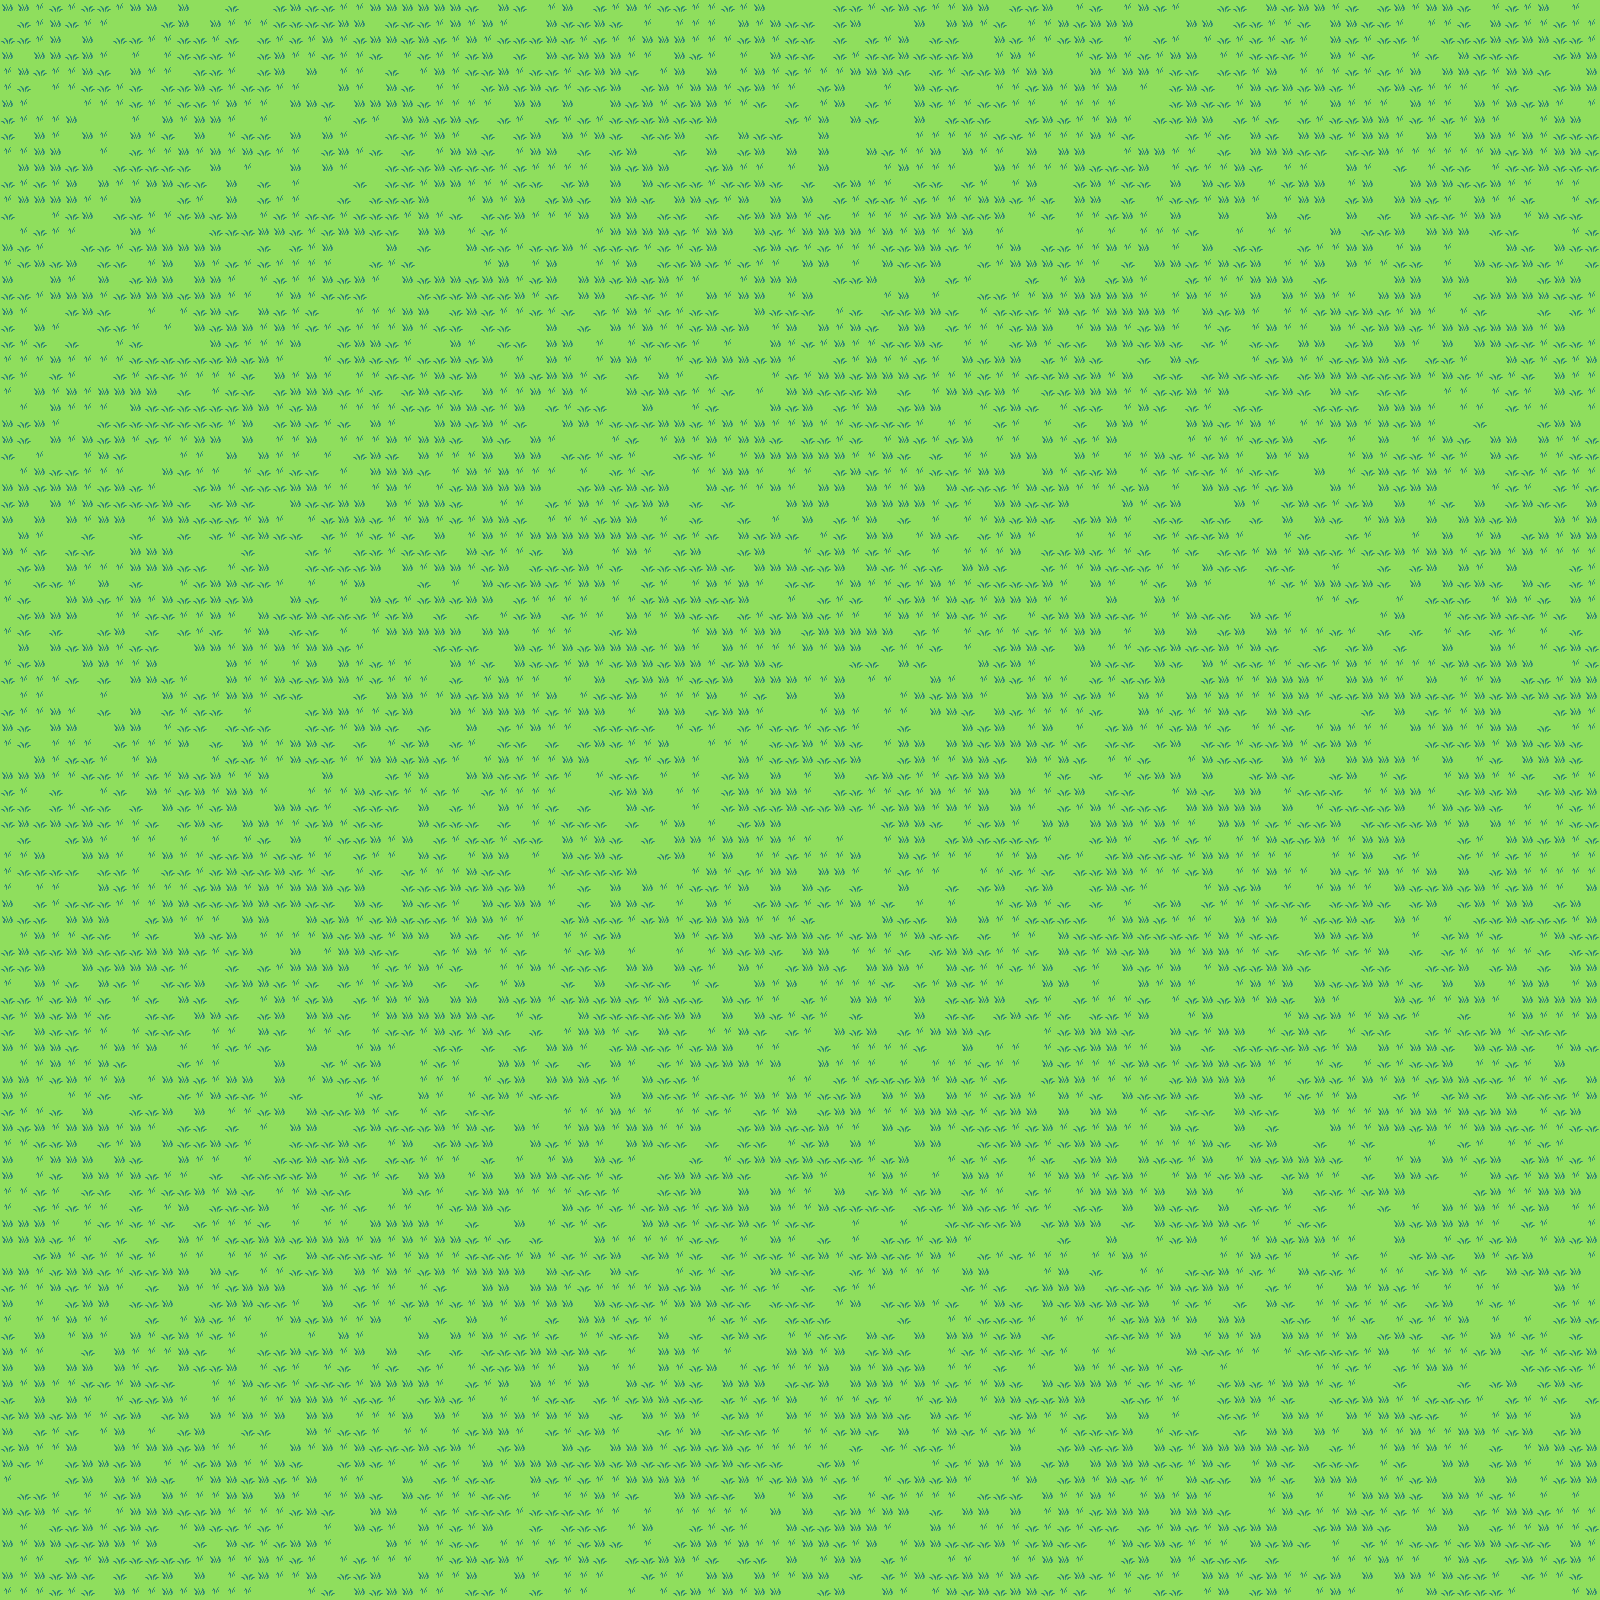

A level layout from a 2D game, rendered from its tile map. Below: a short description, then the map file with tile-grid data replaced by summaries:
An orthogonal 100x100 tile map with 16x16 px tiles, 1 tile layer (bg) and 17 objects.

<map version="1.5" tiledversion="1.7.2" orientation="orthogonal" renderorder="right-down" width="100" height="100" tilewidth="16" tileheight="16" infinite="0" nextlayerid="6" nextobjectid="19">
 <editorsettings>
  <export target="../../../../PlainsyGdevelop/maps/world1.json" format="json" />
 </editorsettings>
 <tileset firstgid="1" name="tileset_map1" tilewidth="16" tileheight="16" tilecount="256" columns="16">
  <image source="tileset_map1.png" width="256" height="256" />
  <tile id="6">
   <objectgroup draworder="index" id="2">
    <object id="1" x="4" y="2">
     <polygon points="0,0 1,-1 7,-1 8,0 8,3 12,3 12,9 8,9 8,12 7,13 1,13 0,12" />
    </object>
   </objectgroup>
  </tile>
  <tile id="7">
   <objectgroup draworder="index" id="2">
    <object id="1" x="0" y="5">
     <polygon points="0,0 4,0 4,-3 5,-4 11,-4 12,-3 12,0 16,0 16,6 12,6 12,9 11,10 5,10 4,9 4,6 0,6" />
    </object>
   </objectgroup>
  </tile>
  <tile id="8">
   <objectgroup draworder="index" id="2">
    <object id="1" x="11" y="15">
     <polygon points="0,0 1,-1 1,-13 0,-14 -6,-14 -7,-13 -7,-10 -11,-10 -11,-4 -7,-4 -7,-1 -6,0" />
    </object>
   </objectgroup>
  </tile>
  <tile id="22">
   <objectgroup draworder="index" id="2">
    <object id="1" x="4" y="2">
     <polygon points="0,0 0,12 1,13 2,13 2,14 6,14 6,13 7,13 8,12 8,9 12,9 12,3 8,3 8,0 7,-1 1,-1" />
    </object>
   </objectgroup>
  </tile>
  <tile id="24">
   <objectgroup draworder="index" id="2">
    <object id="1" x="0" y="5">
     <polygon points="0,0 4,0 4,-3 5,-4 11,-4 12,-3 12,9 11,10 10,10 10,11 6,11 6,10 5,10 4,9 4,6 0,6" />
    </object>
   </objectgroup>
  </tile>
  <tile id="40">
   <objectgroup draworder="index" id="2">
    <object id="1" x="6" y="0">
     <polygon points="0,0 0,1 -1,1 -2,2 -2,14 -1,15 0,15 0,16 4,16 4,15 5,15 6,14 6,2 5,1 4,1 4,0" />
    </object>
   </objectgroup>
  </tile>
  <tile id="56">
   <objectgroup draworder="index" id="3">
    <object id="2" x="4" y="14">
     <polygon points="0,0 1,1 7,1 8,0 8,-12 7,-13 6,-13 6,-14 2,-14 2,-13 1,-13 0,-12" />
    </object>
   </objectgroup>
  </tile>
  <tile id="112">
   <objectgroup draworder="index" id="2">
    <object id="1" x="16" y="0">
     <polygon points="0,0 -3,0 -5,2 -7,2 -9,4 -10,6 -11,9 -11,16 0,16" />
    </object>
   </objectgroup>
  </tile>
  <tile id="114">
   <objectgroup draworder="index" id="3">
    <object id="2" x="1" y="0">
     <polygon points="0,0 5,5 6,8 8,12 9,16 -1,16 -1,0" />
    </object>
   </objectgroup>
  </tile>
  <tile id="117">
   <objectgroup draworder="index" id="4">
    <object id="3" x="0" y="0">
     <polyline points="0,0 13,0 14,3 15,4 16,6 16,9 13,12 11,13 6,14 0,16" />
    </object>
   </objectgroup>
  </tile>
  <tile id="128">
   <objectgroup draworder="index" id="3">
    <object id="2" x="5" y="0">
     <polygon points="0,0 0,8 1,10 2,11 3,14 4,15 6,16 11,16 11,0" />
    </object>
   </objectgroup>
  </tile>
  <tile id="129">
   <objectgroup draworder="index" id="3">
    <object id="2" x="0" y="0" width="16" height="16" />
   </objectgroup>
  </tile>
  <tile id="132">
   <objectgroup draworder="index" id="3">
    <object id="2" x="0" y="0">
     <polygon points="0,0 2,2 4,3 5,4 4,5 3,4 2,3 0,3 0,11 3,11 5,9 4,12 3,16 14,16 15,13 16,8 16,5 15,5 15,4 16,3 16,0" />
    </object>
   </objectgroup>
  </tile>
  <tile id="133">
   <objectgroup draworder="index" id="2">
    <object id="1" x="1" y="0">
     <polygon points="0,0 0,2 -1,2 0,3 1,2 3,0 4,4 5,5 5,9 5,10 3,8 3,6 2,6 1,7 -1,8 -1,0" />
    </object>
   </objectgroup>
  </tile>
  <tile id="145">
   <objectgroup draworder="index" id="4">
    <object id="4" x="0" y="9">
     <polygon points="0,0 2,2 14,2 15,1 16,0 16,-4 15,-6 14,-8 16,-8 16,-9 1,-9 1,-8 2,-8 0,-4" />
    </object>
   </objectgroup>
  </tile>
  <tile id="148">
   <objectgroup draworder="index" id="2">
    <object id="1" x="4" y="0">
     <polygon points="0,0 -1,1 -2,3 -3,4 -3,10 -1,12 1,13 9,13 11,12 12,11 12,3 11,1 10,0" />
    </object>
   </objectgroup>
  </tile>
  <tile id="149">
   <objectgroup draworder="index" id="2">
    <object id="1" x="0" y="4">
     <polyline points="0,0 1,0 1,6 0,6" />
    </object>
   </objectgroup>
  </tile>
 </tileset>
 <layer id="1" name="bg" width="100" height="100">
  <data>[10000 cells, 10000 non-empty, 4 distinct tile ids]</data>
 </layer>
</map>